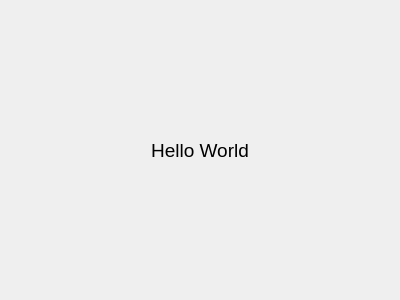
<?xml version="1.0" encoding="UTF-8"?>
<ui version="4.0">
 <class>Dialog</class>
 <widget class="QDialog" name="Dialog">
  <property name="geometry">
   <rect>
    <x>0</x>
    <y>0</y>
    <width>400</width>
    <height>300</height>
   </rect>
  </property>
  <property name="windowTitle">
   <string>Dialog</string>
  </property>
  <layout class="QHBoxLayout" name="horizontalLayout">
   <item>
    <widget class="QLabel" name="label">
     <property name="font">
      <font>
       <pointsize>14</pointsize>
      </font>
     </property>
     <property name="layoutDirection">
      <enum>Qt::LeftToRight</enum>
     </property>
     <property name="text">
      <string>Hello World</string>
     </property>
     <property name="alignment">
      <set>Qt::AlignCenter</set>
     </property>
    </widget>
   </item>
  </layout>
 </widget>
 <resources/>
 <connections/>
</ui>
